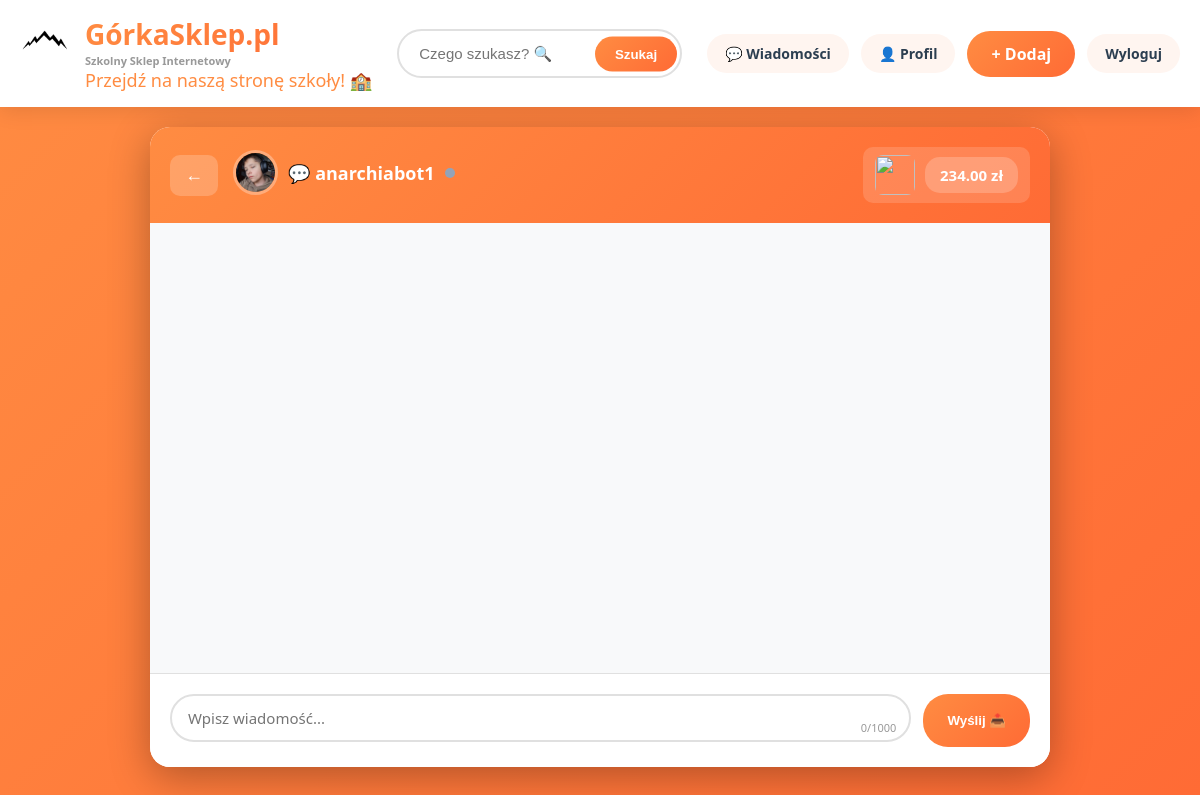
The page /sklep/czat.php?produkt_id=10&user_id=2 (signed in) on the database its author committed.
### tables this page shows
CREATE TABLE `logi` (
  `id` int(11) NOT NULL AUTO_INCREMENT,
  `username` varchar(100) NOT NULL,
  `password` varchar(255) NOT NULL,
  `email` varchar(255) NOT NULL,
  `created_at` timestamp NOT NULL DEFAULT current_timestamp(),
  `bio` text DEFAULT NULL,
  `ig_link` varchar(150) DEFAULT NULL,
  `profile_picture` varchar(255) DEFAULT NULL,
  `last_activity` timestamp NULL DEFAULT NULL,
  PRIMARY KEY (`id`),
  UNIQUE KEY `username` (`username`),
  UNIQUE KEY `email` (`email`),
  KEY `idx_last_activity` (`last_activity`)
);

CREATE TABLE `price_negotiations` (
  `id` int(11) NOT NULL AUTO_INCREMENT,
  `produkt_id` int(11) NOT NULL,
  `buyer_id` int(11) NOT NULL,
  `seller_id` int(11) NOT NULL,
  `original_price` decimal(10,2) NOT NULL,
  `current_price` decimal(10,2) NOT NULL,
  `status` enum('pending','accepted','rejected') DEFAULT 'pending',
  `last_proposer` int(11) NOT NULL,
  `created_at` timestamp NOT NULL DEFAULT current_timestamp(),
  `updated_at` timestamp NOT NULL DEFAULT current_timestamp() ON UPDATE current_timestamp(),
  PRIMARY KEY (`id`),
  KEY `produkt_id` (`produkt_id`),
  KEY `buyer_id` (`buyer_id`),
  KEY `seller_id` (`seller_id`)
);

CREATE TABLE `produkty` (
  `id` int(11) NOT NULL AUTO_INCREMENT,
  `id_sprzedawcy` int(11) DEFAULT NULL,
  `nazwa` varchar(100) NOT NULL,
  `opis` varchar(300) NOT NULL,
  `cena` decimal(10,2) NOT NULL,
  `zdjecie` varchar(255) DEFAULT NULL,
  `data_dodania` timestamp NOT NULL DEFAULT current_timestamp(),
  `kategoria` varchar(50) NOT NULL DEFAULT 'inne',
  PRIMARY KEY (`id`),
  KEY `fk_produkty_sprzedawca` (`id_sprzedawcy`),
  KEY `idx_kategoria` (`kategoria`),
  CONSTRAINT `fk_produkty_sprzedawca` FOREIGN KEY (`id_sprzedawcy`) REFERENCES `logi` (`id`) ON DELETE SET NULL ON UPDATE CASCADE
);

### sklep/czat.php (the view, shortened to what this page needs)
<?php
$host = "localhost";
$user = "root";
$pass = "";
$dbname = "sklep";
$conn = new mysqli($host, $user, $pass, $dbname);
$conn->set_charset("utf8mb4");
$from_id = $_SESSION['user_id'];
$produkt_id = intval($_GET['produkt_id'] ?? 0);
$other_user_id = intval($_GET['user_id'] ?? 0);
$stmt = $conn->prepare("
    SELECT p.*, l.username AS sprzedawca, l.id AS sprzedawca_id
    FROM produkty p
    LEFT JOIN logi l ON p.id_sprzedawcy = l.id
    WHERE p.id = ?
");
$stmt->bind_param("i", $produkt_id);
$stmt->execute();
$produkt = $stmt->get_result()->fetch_assoc();
if ($other_user_id == 0) {
    $to_id = $produkt['sprzedawca_id'];
} else {
    $to_id = $other_user_id;
}
$stmt = $conn->prepare("SELECT username, bio, profile_picture FROM logi WHERE id = ?");
$stmt->bind_param("i", $to_id);
$stmt->execute();
$other_user = $stmt->get_result()->fetch_assoc();
$stmt = $conn->prepare("SELECT * FROM price_negotiations WHERE produkt_id = ? AND ((buyer_id = ? AND seller_id = ?) OR (buyer_id = ? AND seller_id = ?)) ORDER BY updated_at DESC LIMIT 1");
if ($stmt) {
    $stmt->bind_param("iiiii", $produkt_id, $from_id, $to_id, $to_id, $from_id);
    $stmt->execute();
    $negotiation = $stmt->get_result()->fetch_assoc();
} else {
    $negotiation = null;
}
$current_price = ($negotiation && $negotiation['status'] === 'accepted') ? $negotiation['current_price'] : $produkt['cena'];
$stmt = $conn->prepare("SELECT last_activity FROM logi WHERE id = ?");
if ($stmt) {
    $stmt->bind_param("i", $to_id);
    $stmt->execute();
    $activity = $stmt->get_result()->fetch_assoc();
} else {
    $activity = null;
}
$is_online = false;
if ($activity && isset($activity['last_activity'])) {
    $last_time = strtotime($activity['last_activity']);
    $is_online = (time() - $last_time) < 300;
}
$search = '';
function getFirstImage($zdjecie) {
    $decoded = json_decode($zdjecie, true);
    if (is_array($decoded) && !empty($decoded)) {
        return $decoded[0];
    }
    return $zdjecie;
}
$firstImage = getFirstImage($produkt['zdjecie']);
?>
<!doctype html>
<html lang="pl">
<head>
</head>
<body>
<div class="header">
    <div class="header-content">
        <div class="logo-section" onclick="window.location='index.php'">
            <div class="logo-icon"><img src="./images/logo.png" height="50px" width="50px"></div>
            <div class="logo-text">
                <div class="logo-main">GórkaSklep.pl</div>
                <div class="logo-subtitle">Szkolny Sklep Internetowy</div>
                <a href="https://lo2rabka.nowotarski.edu.pl" target="_blank" class="school-link" onclick="event.stopPropagation()">
                    Przejdź na naszą stronę szkoły! 🏫
                </a>
            </div>
        </div>
        <form class="search-section" method="get" action="index.php">
            <div class="search-bar">
                <input type="text" name="search" placeholder="Czego szukasz? 🔍" value="<?= htmlspecialchars($search) ?>">
                <button type="submit" class="search-btn">Szukaj</button>
            </div>
        </form>
        <div class="user-menu">
            <a href="wiadomosci.php" class="menu-item">
                💬 Wiadomości
            </a>
            <a href="profil.php" class="menu-item">👤 Profil</a>
            <a href="dodaj_produkt.php" class="btn-add">+ Dodaj</a>
            <a href="logout.php" class="menu-item">Wyloguj</a>
        </div>
    </div>
</div>
<div class="container">
    <div class="chat-header">
        <button class="back-btn" onclick="window.location='wiadomosci.php'">←</button>
        <div class="header-info">
            <div class="chat-title">
                <?php if (!empty($other_user['profile_picture'])): ?>
                    <img src="<?= htmlspecialchars($other_user['profile_picture']) ?>" alt="Profil" class="profile-pic">
                <?php endif; ?>
                💬 <?= htmlspecialchars($other_user['username']) ?>
                <div class="<?= $is_online ? 'online' : 'offline' ?>-status"></div>
            </div>
        </div>
        <div class="product-mini" onclick="window.location='produkt.php?id=<?= $produkt['id'] ?>'">
            <?php if ($firstImage): ?>
                <img src="<?= htmlspecialchars($firstImage) ?>" alt="">
            <?php endif; ?>
            <div>
                <div class="price-display" id="currentPriceDisplay">
                    <span id="displayPrice"><?= number_format($current_price, 2) ?></span> zł
                </div>
            </div>
        </div>
    </div>
    <div class="messages-container" id="messages"></div>
    <div class="chat-input-container">
        <form class="chat-form" id="chatForm">
            <div class="input-wrapper">
                <textarea class="chat-input" id="messageInput" name="message" placeholder="Wpisz wiadomość..." required maxlength="1000" rows="1"></textarea>
                <span class="char-counter" id="charCounter">0/1000</span>
            </div>
            <button type="submit" class="send-btn" id="sendBtn">Wyślij 📤</button>
        </form>
    </div>
</div>
</body>
</html>

### sklep/czat.php (style rules this page uses)
* { margin: 0; padding: 0; box-sizing: border-box; }
:root { --primary: #ff8c42; --secondary: #ff6b35; --accent: #ffa500; --dark: #2c3e50; --light: #fff5f0; --white: #ffffff; }
body { font-family: 'Segoe UI', Tahoma, Geneva, Verdana, sans-serif; background: linear-gradient(135deg, #ff8c42 0%, #ff6b35 100%); min-height: 100vh; overflow: hidden; }
.header { background: white; box-shadow: 0 4px 20px rgba(0,0,0,0.1); position: sticky; top: 0; z-index: 1000; }
.header-content { max-width: 1400px; margin: 0 auto; padding: 15px 20px; display: grid; grid-template-columns: auto 1fr auto; gap: 25px; align-items: center; }
.logo-section { display: flex; align-items: center; gap: 15px; cursor: pointer; transition: 0.3s; }
.logo-icon { font-size: 48px; }
.logo-text { display: flex; flex-direction: column; }
.logo-main { font-size: 28px; font-weight: 900; background: linear-gradient(135deg, var(--primary) 0%, var(--secondary) 100%); -webkit-background-clip: text; -webkit-text-fill-color: transparent; }
.logo-subtitle { font-size: 11px; color: #999; font-weight: 600; }
.school-link { font-size: 18px; color: var(--primary); text-decoration: none; transition: 0.3s; }
.search-section { display: flex; gap: 10px; }
.search-bar { flex: 1; position: relative; }
.search-bar input { width: 100%; padding: 14px 50px 14px 20px; border: 2px solid #e0e0e0; border-radius: 30px; font-size: 15px; }
.search-btn { position: absolute; right: 5px; top: 50%; transform: translateY(-50%); background: linear-gradient(135deg, var(--primary) 0%, var(--secondary) 100%); border: none; color: white; padding: 10px 20px; border-radius: 25px; cursor: pointer; font-weight: bold; }
.user-menu { display: flex; align-items: center; gap: 12px; }
.menu-item { text-decoration: none; color: var(--dark); padding: 10px 18px; border-radius: 25px; background: var(--light); font-weight: 600; font-size: 14px; position: relative; }
.btn-add { background: linear-gradient(135deg, var(--primary) 0%, var(--secondary) 100%); color: white; padding: 12px 24px; border-radius: 25px; text-decoration: none; font-weight: bold; }
.container { max-width: 900px; margin: 20px auto; background: white; border-radius: 20px; overflow: hidden; box-shadow: 0 10px 40px rgba(0,0,0,0.3); display: flex; flex-direction: column; height: calc(100vh - 160px); }
.chat-header { background: linear-gradient(135deg, var(--primary) 0%, var(--secondary) 100%); color: white; padding: 20px; display: flex; align-items: center; gap: 15px; flex-shrink: 0; }
.back-btn { background: rgba(255,255,255,0.2); border: none; color: white; padding: 10px 15px; border-radius: 10px; cursor: pointer; font-size: 18px; }
.header-info { flex: 1; }
.chat-title { font-size: 18px; font-weight: bold; margin-bottom: 5px; display: flex; align-items: center; gap: 10px; }
.profile-pic { width: 45px; height: 45px; border-radius: 50%; object-fit: cover; border: 3px solid rgba(255,255,255,0.3); }
.offline-status { width: 10px; height: 10px; border-radius: 50%; background: #94a3b8; }
.product-mini { display: flex; align-items: center; gap: 10px; background: rgba(255,255,255,0.15); padding: 8px 12px; border-radius: 10px; cursor: pointer; }
.product-mini img { width: 40px; height: 40px; border-radius: 8px; object-fit: cover; }
.price-display { font-size: 15px; font-weight: bold; padding: 8px 15px; background: rgba(255,255,255,0.2); border-radius: 15px; }
.messages-container { flex: 1; overflow-y: auto; padding: 20px; background: #f8f9fa; display: flex; flex-direction: column; gap: 12px; }
.chat-input-container { padding: 20px; background: white; border-top: 1px solid #e0e0e0; flex-shrink: 0; }
.chat-form { display: flex; gap: 12px; }
.input-wrapper { flex: 1; position: relative; }
.chat-input { width: 100%; padding: 12px 60px 12px 16px; border: 2px solid #e0e0e0; border-radius: 25px; font-size: 15px; font-family: inherit; resize: none; }
.char-counter { position: absolute; right: 15px; bottom: 12px; font-size: 11px; color: #999; }
.send-btn { background: linear-gradient(135deg, var(--primary) 0%, var(--secondary) 100%); color: white; border: none; padding: 12px 24px; border-radius: 25px; font-weight: bold; cursor: pointer; }

### rows shown on the page
logi: profile_picture (picture), username "anarchiabot1"
price_negotiations: status.cena "234.00"
